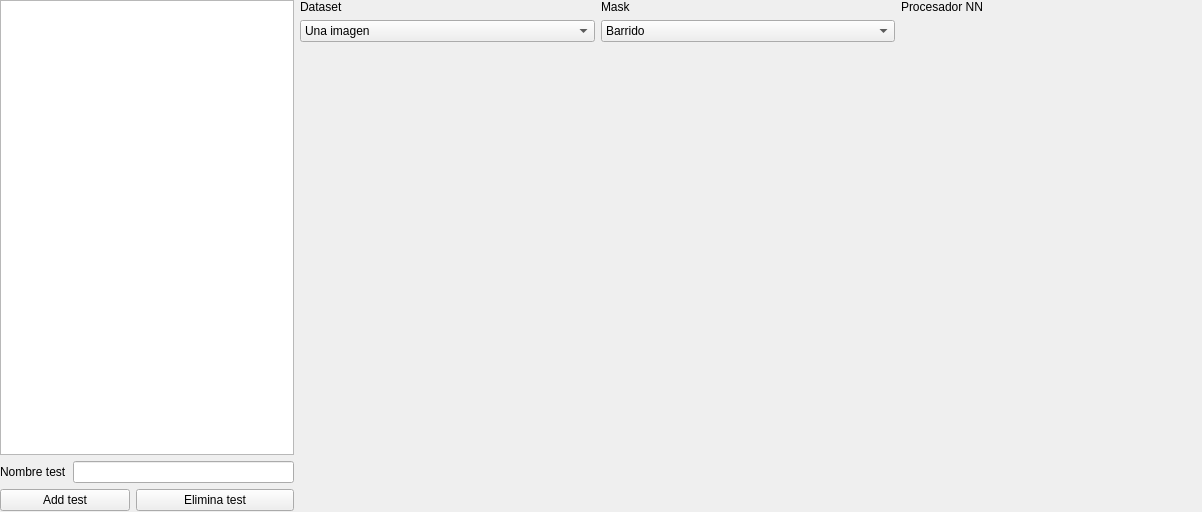
<?xml version="1.0" encoding="UTF-8"?>
<ui version="4.0">
 <class>pipeline_control</class>
 <widget class="QWidget" name="pipeline_control">
  <property name="geometry">
   <rect>
    <x>0</x>
    <y>0</y>
    <width>1202</width>
    <height>512</height>
   </rect>
  </property>
  <property name="minimumSize">
   <size>
    <width>498</width>
    <height>77</height>
   </size>
  </property>
  <property name="windowTitle">
   <string>Form</string>
  </property>
  <widget class="QWidget" name="horizontalLayoutWidget">
   <property name="geometry">
    <rect>
     <x>0</x>
     <y>0</y>
     <width>1201</width>
     <height>511</height>
    </rect>
   </property>
   <layout class="QHBoxLayout" name="horizontalLayout">
    <item>
     <layout class="QVBoxLayout" name="test_list_Layout">
      <item>
       <widget class="QListWidget" name="tests_listwidget">
        <property name="sizePolicy">
         <sizepolicy hsizetype="Preferred" vsizetype="Expanding">
          <horstretch>0</horstretch>
          <verstretch>0</verstretch>
         </sizepolicy>
        </property>
       </widget>
      </item>
      <item>
       <layout class="QFormLayout" name="name_test_layout">
        <item row="0" column="0">
         <widget class="QLabel" name="test_name_info_text">
          <property name="text">
           <string>Nombre test</string>
          </property>
         </widget>
        </item>
        <item row="0" column="1">
         <widget class="QLineEdit" name="test_name_lineedit"/>
        </item>
       </layout>
      </item>
      <item>
       <layout class="QFormLayout" name="button_test_layout">
        <item row="0" column="0">
         <widget class="QPushButton" name="add_test_button">
          <property name="sizePolicy">
           <sizepolicy hsizetype="Fixed" vsizetype="Fixed">
            <horstretch>0</horstretch>
            <verstretch>0</verstretch>
           </sizepolicy>
          </property>
          <property name="minimumSize">
           <size>
            <width>130</width>
            <height>0</height>
           </size>
          </property>
          <property name="text">
           <string>Add test</string>
          </property>
         </widget>
        </item>
        <item row="0" column="1">
         <widget class="QPushButton" name="remove_test_button">
          <property name="sizePolicy">
           <sizepolicy hsizetype="MinimumExpanding" vsizetype="Fixed">
            <horstretch>0</horstretch>
            <verstretch>0</verstretch>
           </sizepolicy>
          </property>
          <property name="text">
           <string>Elimina test</string>
          </property>
         </widget>
        </item>
       </layout>
      </item>
     </layout>
    </item>
    <item>
     <layout class="QVBoxLayout" name="dataset_control_Layout">
      <item>
       <widget class="QLabel" name="dataset_info_text">
        <property name="text">
         <string>Dataset</string>
        </property>
       </widget>
      </item>
      <item>
       <widget class="QComboBox" name="select_dataset_page_combobox">
        <property name="sizePolicy">
         <sizepolicy hsizetype="MinimumExpanding" vsizetype="Fixed">
          <horstretch>0</horstretch>
          <verstretch>0</verstretch>
         </sizepolicy>
        </property>
        <item>
         <property name="text">
          <string>Una imagen</string>
         </property>
        </item>
        <item>
         <property name="text">
          <string>Carpeta Imagen</string>
         </property>
        </item>
        <item>
         <property name="text">
          <string>Perfil IR</string>
         </property>
        </item>
       </widget>
      </item>
      <item>
       <widget class="QStackedWidget" name="dataset_stackedWidget">
        <property name="currentIndex">
         <number>0</number>
        </property>
        <widget class="QWidget" name="dataset_una_imagen_page"/>
        <widget class="QWidget" name="dataset_ir_beam"/>
        <widget class="QWidget" name="dataset_carpeta_imagen_page"/>
       </widget>
      </item>
     </layout>
    </item>
    <item>
     <layout class="QVBoxLayout" name="mascara_control_layout">
      <item>
       <widget class="QLabel" name="mascara_info_text">
        <property name="text">
         <string>Mask</string>
        </property>
       </widget>
      </item>
      <item>
       <widget class="QComboBox" name="select_mascara_page">
        <property name="sizePolicy">
         <sizepolicy hsizetype="Preferred" vsizetype="Preferred">
          <horstretch>0</horstretch>
          <verstretch>0</verstretch>
         </sizepolicy>
        </property>
        <item>
         <property name="text">
          <string>Barrido</string>
         </property>
        </item>
        <item>
         <property name="text">
          <string>Scatter</string>
         </property>
        </item>
        <item>
         <property name="text">
          <string>Hadamard Natural</string>
         </property>
        </item>
        <item>
         <property name="text">
          <string>Hadamard Scramble</string>
         </property>
        </item>
        <item>
         <property name="text">
          <string>Hadamard Cake Cutting</string>
         </property>
        </item>
        <item>
         <property name="text">
          <string>Hadamard Walsh Paley</string>
         </property>
        </item>
        <item>
         <property name="text">
          <string>Cal Sal Transform</string>
         </property>
        </item>
        <item>
         <property name="text">
          <string>Fourier</string>
         </property>
        </item>
       </widget>
      </item>
      <item>
       <widget class="QStackedWidget" name="mask_stackedWidget">
        <property name="currentIndex">
         <number>0</number>
        </property>
        <widget class="QWidget" name="barrido_page"/>
        <widget class="QWidget" name="scatter_page"/>
        <widget class="QWidget" name="hadamard_natural_page"/>
        <widget class="QWidget" name="hadamard_scramble_page"/>
        <widget class="QWidget" name="hadamard_cake_cutting_page"/>
        <widget class="QWidget" name="hadamard_walsh_paley_page"/>
        <widget class="QWidget" name="cal_sal_transform_page"/>
        <widget class="QWidget" name="fourier_page"/>
       </widget>
      </item>
     </layout>
    </item>
    <item>
     <layout class="QVBoxLayout" name="postprocessor_control_layout">
      <item>
       <widget class="QLabel" name="procesador_info_text_label">
        <property name="text">
         <string>Procesador NN</string>
        </property>
       </widget>
      </item>
      <item>
       <widget class="QWidget" name="postprocessor_control_placeholder" native="true">
        <property name="sizePolicy">
         <sizepolicy hsizetype="Minimum" vsizetype="Expanding">
          <horstretch>0</horstretch>
          <verstretch>0</verstretch>
         </sizepolicy>
        </property>
        <property name="minimumSize">
         <size>
          <width>300</width>
          <height>0</height>
         </size>
        </property>
       </widget>
      </item>
     </layout>
    </item>
   </layout>
  </widget>
 </widget>
 <resources/>
 <connections/>
</ui>
